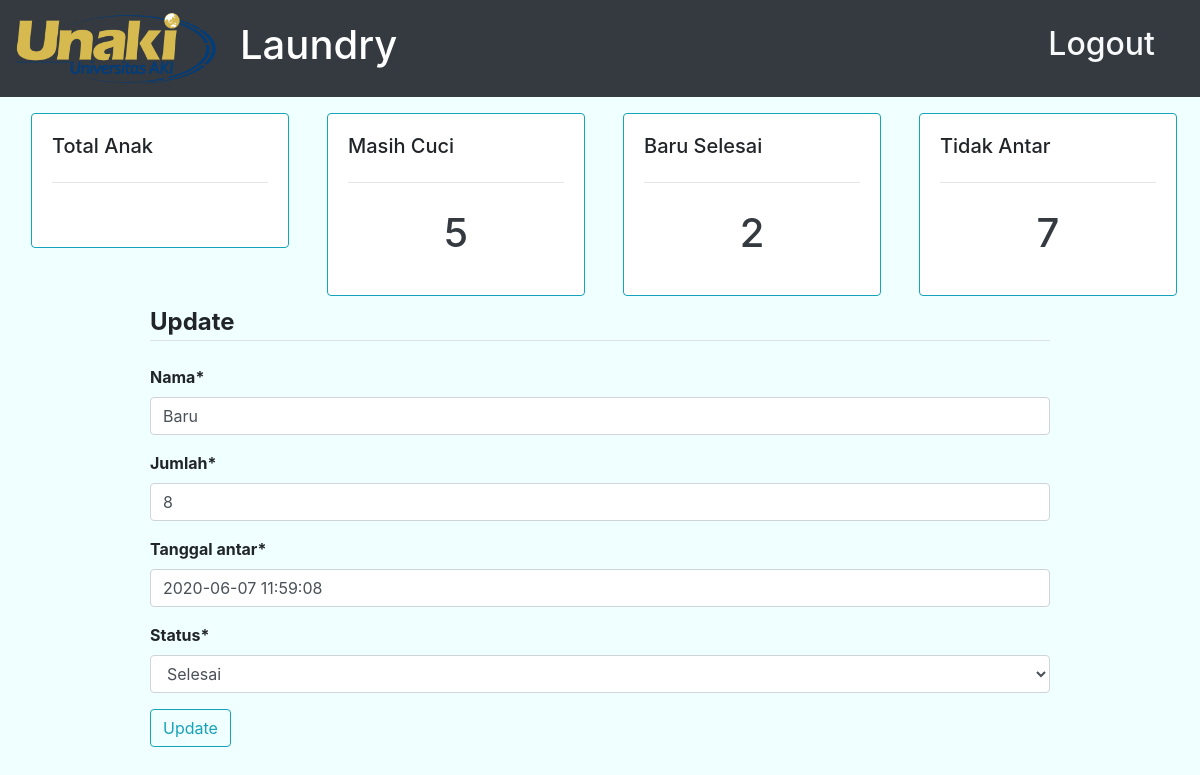
Page /update/67 (signed in) on the committed database.
### account/models.py (models this page shows, shortened)
class Anak(models.Model):
    user = models.OneToOneField(User,null=True,blank=True,on_delete=models.CASCADE)
    CATEGORY = (
            ('Masih Cuci','Masih Cuci'),
            ('Selesai','Selesai'),
            ('Kosong','Kosong'),
            )
    nama = models.CharField(max_length=30)
    jumlah = models.IntegerField(default=0)
    tanggal_antar = models.DateTimeField(default=timezone.now)
    status =  models.CharField(max_length=20,choices=CATEGORY,default='Kosong')
    image_profile = models.ImageField(default='default.png',upload_to='profile_pics')

### account/decorators.py (the view)
        def wrapper_func(request, *args,**kwargs):
            groub = None
            if request.user.groups.exists():
                groub = request.user.groups.all()[0].name
            if groub in allowed_roles:
                return view_func(request, *args,**kwargs)
            else:
                return HttpResponse('you are not authorized to view this page')

### account/forms.py
class AnakForm(ModelForm):
    class Meta:
        model = Anak
        fields = '__all__'
        exclude = ['image_profile','user']

### account/views.py (called while the page is built)
@login_required(login_url='login')
@allowed_users(allowed_roles=['pencuci'])
def updateAnak(request,pk):
    anak_update = Anak.objects.get(id=pk)
    anak = Anak.objects.all().order_by('-tanggal_antar')
    jumlah = anak.count()
    pending = anak.filter(status='Masih Cuci').count()
    selesai = anak.filter(status='Selesai').count()
    kosong = anak.filter(status='Kosong').count()
    form = AnakForm(instance=anak_update)
    if request.method == 'POST':
        form = AnakForm(request.POST,instance=anak_update)
        if form.is_valid:
            form.save()
            return redirect('/')
    context = {
        'form': form,
        'anak':anak,
        'pending': pending,
        'selesai': selesai,
        'kosong': kosong,
    }
    return render(request,'account/update.html',context)

### account/templates/account/update.html (shortened to what this page needs)
{% extends 'account/base.html' %}
{% load crispy_forms_tags %}
{% block content %}
    <div class="container">
      <div class="row">
        <div class="col-md">
          <form class="" action="" method="post">
            <fieldset class="form-groub">
              <legend class="border-bottom mb-4"><strong>Update</strong></legend>
              <strong>{{ form|crispy }}</strong>
            </fieldset>
            <div class="form-groub">
                <button type="submit" name="button" class="btn btn-outline-info">Update</button>
            </div>
          </form>
        </div>
      </div>
    </div>
{% endblock content %}

### static/css/style.css (style rules this page uses)
body { background-color: #F0FFFF }

### rows in the picture
Anak: nama "Baru", jumlah "8", tanggal_antar "2020-06-07 11:59:08", status "Selesai"

### other values in the picture
{{ pending }} "5"
{{ selesai }} "2"
{{ kosong }} "7"
